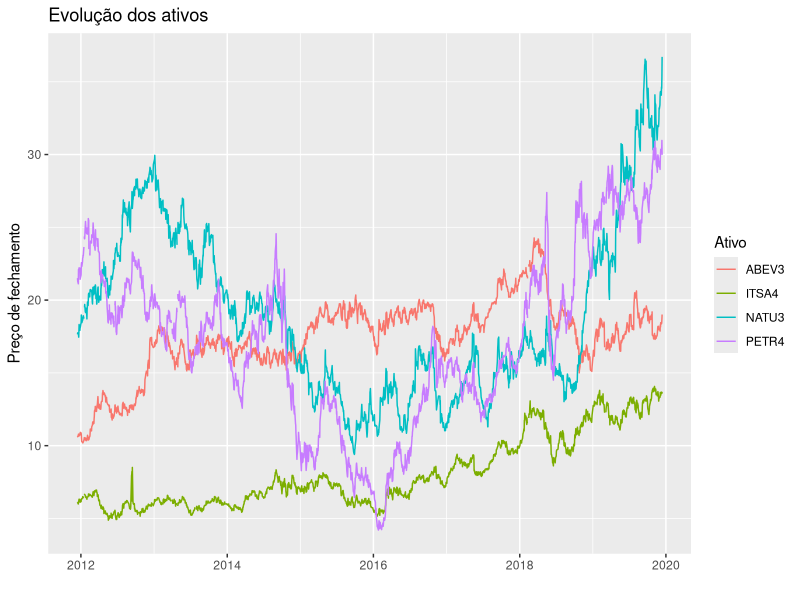
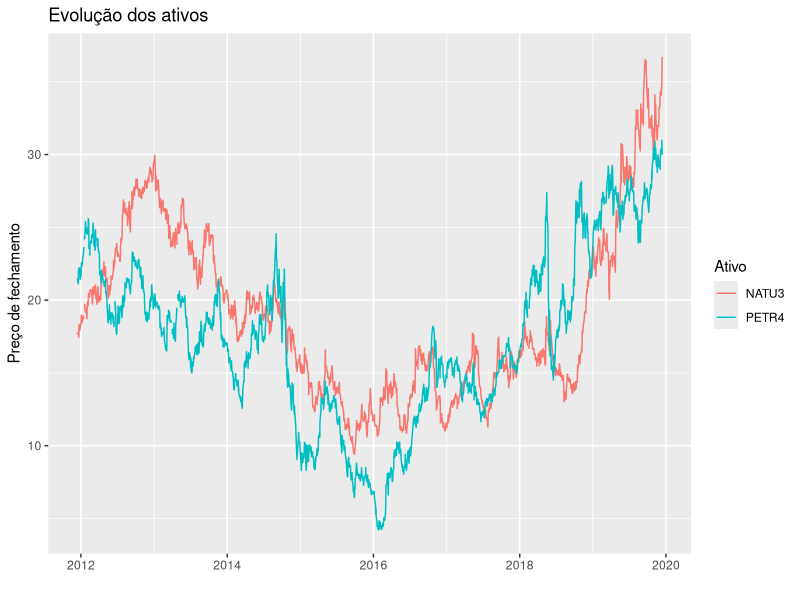
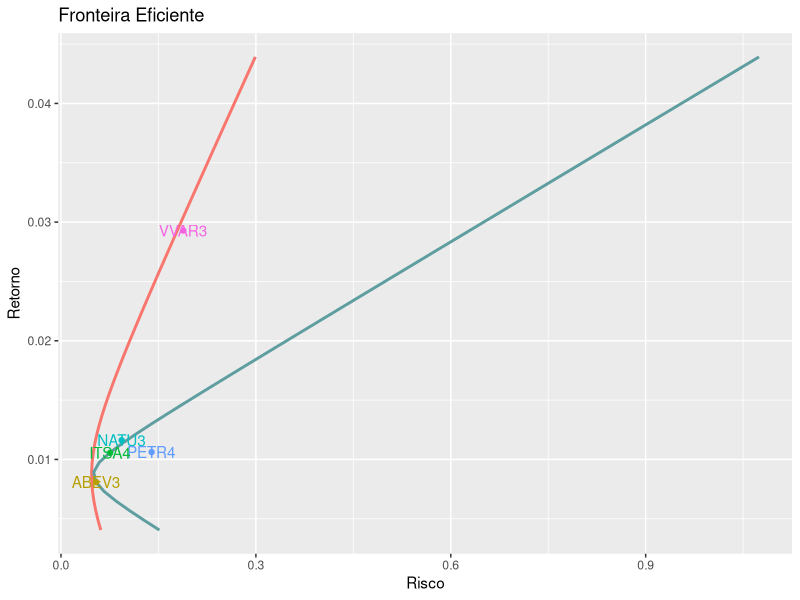

Here is the R script that generated these plots, in order:
## ---- chunk 1
knitr::opts_chunk$set(echo = TRUE)
## ---- chunk 2

library(ggplot2)
library(magrittr)
library(quantmod)
library(xts)
library(tseries)
library(ggplot2)

## ---- chunk 3

get_preco_fechamento <- function(x){
  ## Obtem preço de fechamento
  
  x[, base::grepl(pattern = '\\.Close$', x = dimnames(x)[[2]])]
}

list_to_xts <- function(list_xts){
  ## Transforma uma lista de objetos xts em um objeto xts
  
  nomes <- names(list_xts)
  res <- do.call(cbind.xts, list_xts)
  dimnames(res)[[2]] <- nomes
  
  return(res)
}

xts_to_data.frame <- function(x){
  ## Transforma objeto xts em data.frame
  
  df <- as.data.frame(x)
  df <- data.frame(
    periodo = row.names(df),
    df
  )
  row.names(df) <- NULL
  
  return(df)
}

## ---- chunk 4

# Carregando dados localmente para evitar usar o quantmod

#-------------------------#
# preços de fechamento
precos <- read.csv2(file = 'dados/precos-fechamento.csv', stringsAsFactors = F)

#-------------------------#
# Retorno mensais dos ativos
dados <- read.csv2('dados/retornos-mensais.csv')
carteira  <- dados[, -1]
carteira <- as.matrix(carteira)
carteira <- na.omit(carteira)
rm(dados)

## ---- chunk 5

precos_tidy <- function(data, periodo){
  ## Transforma os precos para o formato long
  
  cols <- base::setdiff(names(data), periodo)
  res <- tidyr::gather(data, key = 'ativo', value = 'precos', cols)
  
  res[, periodo] <- as.Date(as.character(res[[periodo]]))
  class(res) <- c('carteira', class(res))
  
  return(res)
  
}

plot_precos <- function(data, periodo, filter = NULL){
  ## Plota a evolução dos preços
  
  # Validação
  stopifnot('carteira' %in% class(data))
  
  # Quotando variável
  periodo <- dplyr::sym(periodo)
  
  # Filtrando ativos
  if(!is.null(filter)){
    data <- dplyr::filter(data, ativo %in% filter)
  }
  
  ggplot(data, aes(x = !!periodo, y = precos, color = ativo))+
    geom_line()+
    labs(
      x = '',
      y = 'Preço de fechamento',
      color = 'Ativo',
      title = 'Evolução dos ativos'
    )
}

## ---- chunk 6

precos_ <- precos_tidy(precos, 'periodo')

plot_precos(precos_, 'periodo')

# calculando correlação entre os preços
m <- as.matrix(precos[, -1])
m <- na.omit(m)
cor(m)

## ---- chunk 7

plot_precos(precos_, 'periodo', filter = c('PETR4', 'NATU3'))

## ---- chunk 8
# Correlação entre os retornos
cor(carteira)
## ---- chunk 9

carteira_otima <- function(ativos, retorno_desejado, shorts = FALSE){
  ## Calcula carteira ótima
  
  s <- tseries::portfolio.optim(
    x = ativos,
    pm = retorno_desejado,
    shorts = shorts
  )
  
  res <- list(
    pesos = s[['pw']],
    retorno = s[['pm']],
    risco = s[['ps']]
  )
  
  return(res)
}

get_retorno <- function(res){
  ## Obtém o retorno da carteira ótima
  ## res: list
  
  sapply(res, `[[`, i = 'retorno')
}

get_risco <- function(res){
  ## Obtém o risco da carteira ótima
  ## res: list
  
  sapply(res, `[[`, i = 'risco')
}

## ---- chunk 10

retornos_esperados <- apply(carteira, MARGIN = 2, mean)
riscos <- apply(carteira, MARGIN = 2, sd)

ativos <- data.frame(
  acao = names(retornos_esperados),
  risco = riscos,
  retorno = retornos_esperados,
  row.names = NULL
)

ativos
## ---- chunk 11
retorno_min <- 0.5*min(retornos_esperados)
retorno_max <- 1.5*max(retornos_esperados)

retornos_seq <- seq(retorno_min, retorno_max, length.out = 50)
## ---- chunk 12

# Primeira com todos os ativos
fronteira <- lapply(
  X = retornos_seq,
  FUN = carteira_otima,
  ativos = carteira,
  shorts = TRUE
)

# Fronteira sem NATU3
nomes_ativ <- c("ABEV3", "PETR4", "ITSA4")
fronteira2 <- lapply(
  X = retornos_seq,
  FUN = carteira_otima,
  ativos = carteira[, nomes_ativ],
  shorts = TRUE
)

# Criando data frame
dados_plot <- data.frame(
  retorno = get_retorno(fronteira),
  risco = get_risco(fronteira),
  retorno2 = get_retorno(fronteira2),
  risco2 = get_risco(fronteira2)
)
## ---- chunk 13

# Plotando fronteira eficiente
dados_plot %>% 
  ggplot(aes(x = retorno, y = risco, color = '#E7B800'))+
  geom_line(size = 1)+
  geom_line(size = 1, aes(y = risco2), color = '#5F9EA0')+
  geom_point(data = ativos, aes(x = retorno, y = risco, color = acao))+
  geom_text(data = ativos, aes(x = retorno, y = risco, label = acao, color = acao))+
  coord_flip()+
  labs(
    x = 'Retorno',
    y = 'Risco',
    title = 'Fronteira Eficiente',
    color = ''
  )+
  theme(legend.position = 'none')


